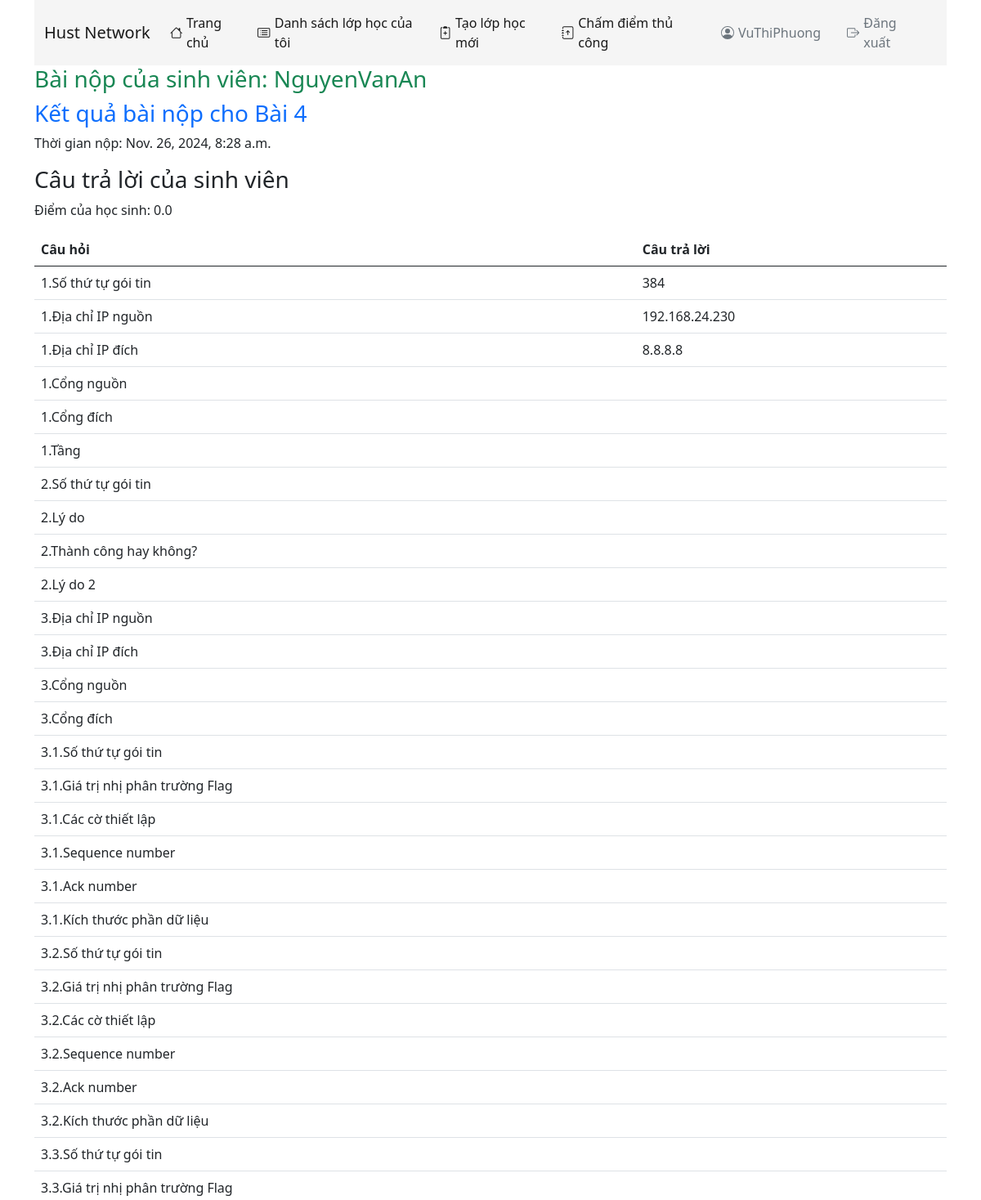
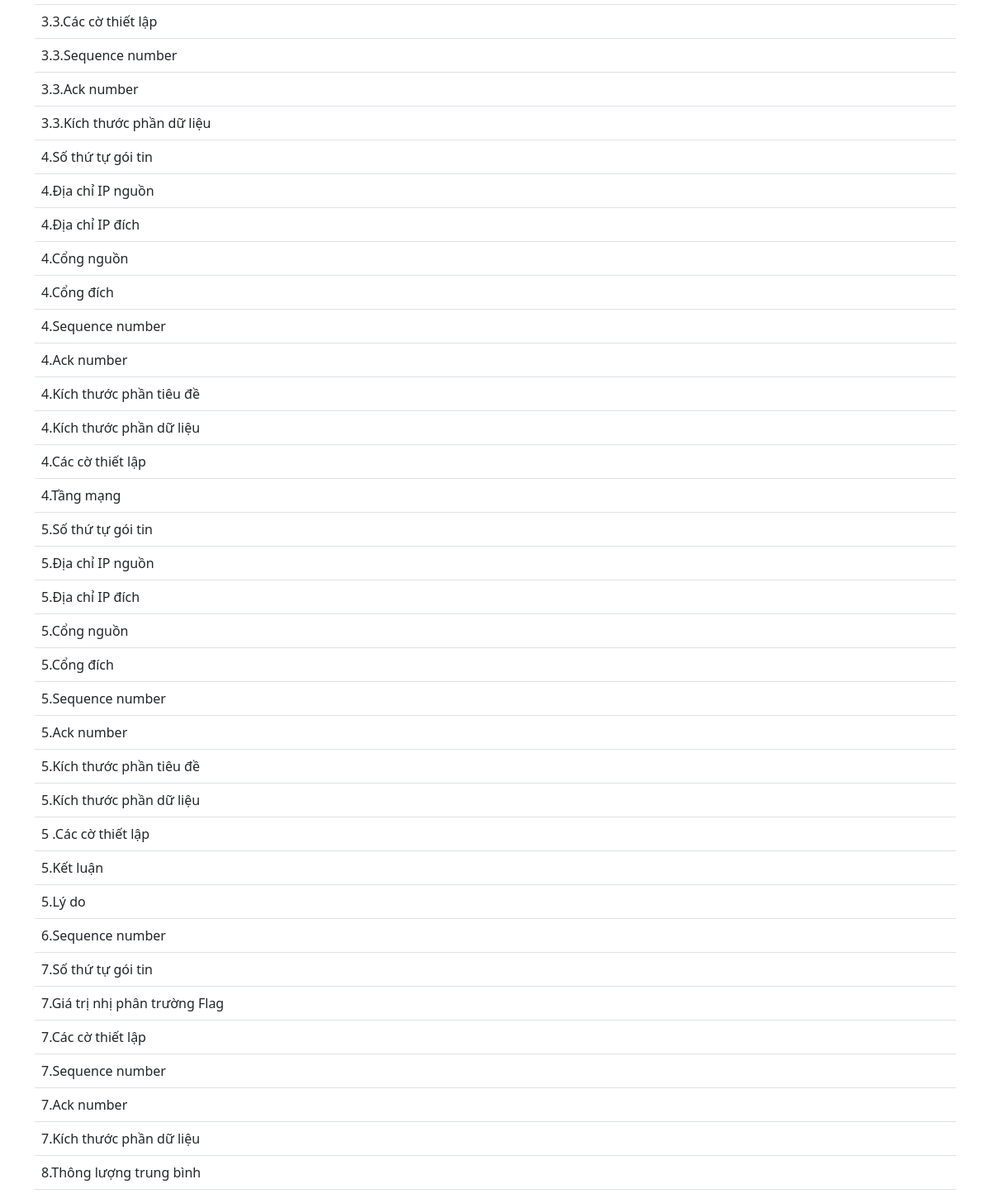
The page /submission/54/ (signed in) on the database its author committed (2 pictures, top to bottom).
### apps/models.py (models this page shows, shortened)
class Submission(models.Model):
    assignment = models.ForeignKey('Assignment', on_delete=models.CASCADE, related_name='submissions')
    student = models.ForeignKey(User, on_delete=models.CASCADE, related_name='submissions')
    submission_time = models.DateTimeField(auto_now_add=True)
    is_submitted = models.BooleanField(default=False)
    score = models.FloatField(default=0)
    student_input = models.TextField(blank=True, null=True)
    answers = models.JSONField(default=dict)
    allow_view_score = models.BooleanField(default=False)
    pcap_file = models.FileField(upload_to='pcap_files/', null=True, blank=True)

class Assignment(models.Model):
    class_id = models.ForeignKey(Class, on_delete=models.CASCADE, related_name='assignments')
    name = models.CharField(max_length=255)
    creation_date = models.DateTimeField(auto_now_add=True)
    deadline = models.DateTimeField()
    title = models.CharField(max_length=200)
    ROLE_CHOICES_A = (
        (0, 'Bài thực hành 4'),
        (1, 'Bài thực hành 5'),
    )
    role = models.IntegerField(choices=ROLE_CHOICES_A, default=0)

### apps/views.py (the view)
# urls.py: path('submission/<int:submission_id>/', views.view_student_submission, name='view_student_submission'),
@decorators.login_required(login_url = '/login/')
def view_student_submission(request, submission_id):
    submission = get_object_or_404(Submission, id=submission_id)
    assignment = submission.assignment
    now = timezone.now()
    show_score = now > assignment.deadline
    return render(request, 'apps/teacher/view_student_submission.html', {
        'assignment': assignment,
        'submission': submission,
        'show_score': show_score
    })

### apps/context_processors.py (called while the page is built)
def current_datetime(request):
    return {
        'now': timezone.now()
    }

### apps/templates/apps/teacher/view_student_submission.html (shortened to what this page needs)
<!DOCTYPE html>
<html lang="en">
<head>
    <link href="https://cdn.jsdelivr.net/npm/bootstrap@5.0.2/dist/css/bootstrap.min.css" rel="stylesheet" />
</head>
<body>
    {% load custom_tags %}
    <div class="container">
        {% include '../partials/nav.html' %}
        <h3 class="text-success">Bài nộp của sinh viên: {{ submission.student.username }}</h3>
        <h3 class="text-primary">Kết quả bài nộp cho {{ assignment.name }}</h3>
        <p>Thời gian nộp: {{ submission.submission_time }}</p>
        <div>
            <h3>Câu trả lời của sinh viên</h3>
            {% if show_score %}
                <p>Điểm của học sinh: {{ submission.score }}</p>
            {% endif %}
            <table class="table">
                <thead>
                    <tr>
                        <th>Câu hỏi</th>
                        <th>Câu trả lời</th>
                    </tr>
                </thead>
                <tbody>
                    {% for question, answer in submission.answers.items %}
                    <tr>
                        <td>{{ question }}</td>
                        <td>{{ answer }}</td>
                    </tr>
                {% endfor %}
                </tbody>
            </table>
        </div>
    </div>
</body>
</html>

### apps/templates/apps/partials/nav.html (shortened to what this page needs)
<nav class="navbar navbar-expand-lg navbar-light" style="background-color: #F5F5F5;">
  <div class="container-fluid">
    <a class="navbar-brand" href="{% url 'home-teacher' %}">Hust Network</a>
    <div class="collapse navbar-collapse" id="navbarSupportedContent">
      <ul class="navbar-nav me-auto mb-2 mb-lg-0">
        <li class="nav-item">
          <a
            class="nav-link active"
            aria-current="page"
            href="{% url 'home-teacher' %}"
            style="display: flex; align-items: center; font-weight: 500"
          >
            Trang chủ
          </a>
        </li>
        <li class="nav-item">
          <a
            class="nav-link active"
            aria-current="page"
            href="{% url 'list-classes' %}"
            style="display: flex; align-items: center; font-weight: 500"
          >
            Danh sách lớp học của tôi
          </a>
        </li>
        <li class="nav-item">
          <a
            class="nav-link active"
            aria-current="page"
            href="{% url 'create-class' %}"
            style="display: flex; align-items: center; font-weight: 500"
          >
            Tạo lớp học mới
          </a>
        </li>
        <li class="nav-item">
          <a
            class="nav-link active"
            aria-current="page"
            href="{% url 'grade' %}"
            style="display: flex; align-items: center; font-weight: 500"
          >
            Chấm điểm thủ công
          </a>
        </li>
      </ul>
      <div class="nav-item">
        <a
          class="nav-link active text-secondary"
          aria-current="page"
          href="#"
          style="display: flex; align-items: center; font-weight: 500"
        >
          {{ request.user.username }}
        </a>
      </div>
      <div class="nav-item">
        <a
          class="nav-link active text-secondary"
          aria-current="page"
          href="{% url 'logout' %}"
          style="display: flex; align-items: center; font-weight: 500"
          onclick="return confirmLogout(event)"
        >
          Đăng xuất
        </a>
      </div>
    </div>
  </div>
</nav>

### rows shown on the page
Submission: student.username "NguyenVanAn", submission_time "Nov. 26, 2024, 8:28 a.m.", score "0.0"
Assignment: name "Bài 4"

### other values the page prints
{{ request.user.username }} "VuThiPhuong"
{{ question }} "1.Số thứ tự gói tin" "1.Địa chỉ IP nguồn" "1.Địa chỉ IP đích" "1.Cổng nguồn" "1.Cổng đích" "1.Tầng" "2.Số thứ tự gói tin" "2.Lý do" "2.Thành công hay không?" "2.Lý do 2" "3.Địa chỉ IP nguồn" "3.Địa chỉ IP đích" "3.Cổng nguồn" "3.Cổng đích" "3.1.Số thứ tự gói tin" "3.1.Giá trị nhị phân trường Flag" "3.1.Các cờ thiết lập" "3.1.Sequence number" "3.1.Ack number" "3.1.Kích thước phần dữ liệu" "3.2.Số thứ tự gói tin" "3.2.Giá trị nhị phân trường Flag" "3.2.Các cờ thiết lập" "3.2.Sequence number" "3.2.Ack number" "3.2.Kích thước phần dữ liệu" "3.3.Số thứ tự gói tin" "3.3.Giá trị nhị phân trường Flag" "3.3.Các cờ thiết lập" "3.3.Sequence number" "3.3.Ack number" "3.3.Kích thước phần dữ liệu" "4.Số thứ tự gói tin" "4.Địa chỉ IP nguồn" "4.Địa chỉ IP đích" "4.Cổng nguồn" "4.Cổng đích" "4.Sequence number" "4.Ack number" "4.Kích thước phần tiêu đề" "4.Kích thước phần dữ liệu" "4.Các cờ thiết lập" "4.Tầng mạng" "5.Số thứ tự gói tin" "5.Địa chỉ IP nguồn" "5.Địa chỉ IP đích" "5.Cổng nguồn" "5.Cổng đích" "5.Sequence number" "5.Ack number" "5.Kích thước phần tiêu đề" "5.Kích thước phần dữ liệu" "5 .Các cờ thiết lập" "5.Kết luận" "5.Lý do" "6.Sequence number" "7.Số thứ tự gói tin" "7.Giá trị nhị phân trường Flag" "7.Các cờ thiết lập" "7.Sequence number" "7.Ack number" "7.Kích thước phần dữ liệu" "8.Thông lượng trung bình"
{{ answer }} "384" "192.168.24.230" "8.8.8.8"
